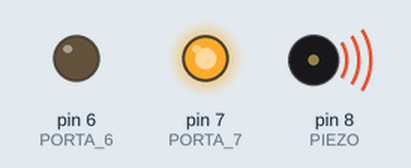
Bench run of a sketch on a simulated Arduino Uno, built with avr-gcc and run on an emulated ATmega328P. Shown: output pins drawn as LEDs (lit = HIGH), buzzer (waves = sounding).

Above: at 0.5 s.
At 3.5 s:
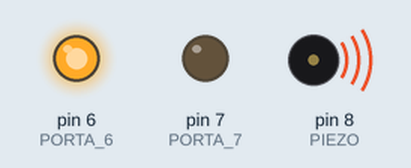
Timing chart, 0 to 4.6 s (numbered marks = the images above):
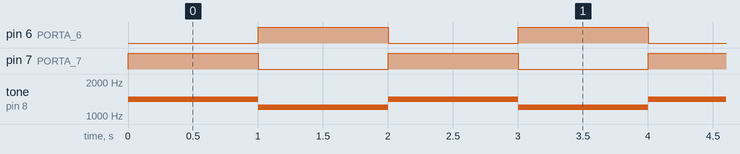

Measured:
- by itself, pin 6 (PORTA_6), pin 7 (PORTA_7): alternates HIGH for 1.0 s and LOW for 1.0 s
- by itself, tone on pin 8 (PIEZO): alternates 1400 Hz for 1.0 s and 1200 Hz for 1.0 s

The sketch:

giroflex.ino
```cpp
 // Luz
const int PORTA_7 = 7;
const int PORTA_6 = 6;

// Som
const int PIEZO = 8;

// Frequências da sirene
const int SOM_AGUDO = 1400;
const int SOM_GRAVE = 1200;

void setup() {
  pinMode(PORTA_7, OUTPUT);
  pinMode(PORTA_6, OUTPUT);
  pinMode(PIEZO, OUTPUT);
}

void loop() {
  // LED 7 aceso + som agudo (PI)
  digitalWrite(PORTA_7, HIGH);
  digitalWrite(PORTA_6, LOW);
  tone(PIEZO, SOM_AGUDO);
  delay(1000);

  // LED 6 aceso + som grave (PÓ)
  digitalWrite(PORTA_7, LOW);
  digitalWrite(PORTA_6, HIGH);
  tone(PIEZO, SOM_GRAVE);
  delay(1000);
}
```
